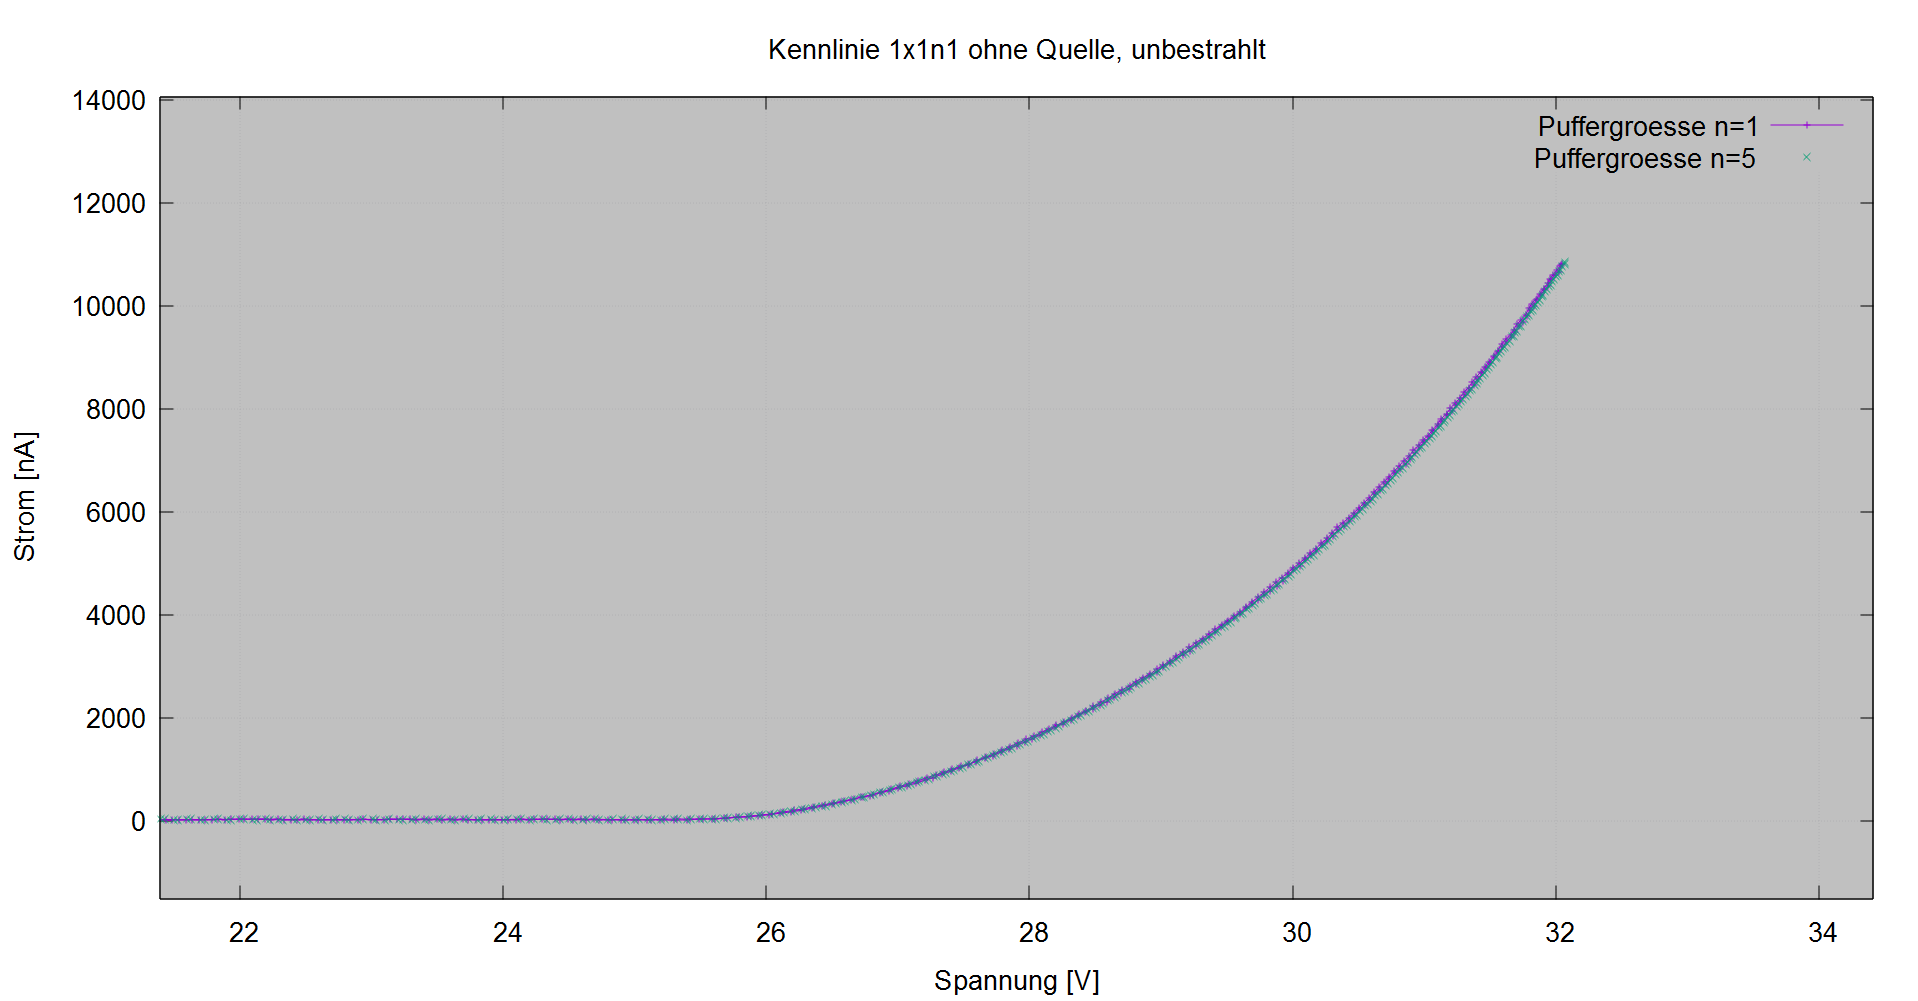

Write gnuplot code to recreate this figure.
set object 1 rectangle from graph 0, graph 0 to graph 1, graph 1 behind fc rgbcolor "grey" fs noborder

set terminal qt enhanced font "Arial, 20"

set grid

#set logscale y

set title "Kennlinie 1x1n1 ohne Quelle, unbestrahlt"
set ylabel "Strom [nA]"
set xlabel "Spannung [V]"



plot \
	"iu_curve_ket_1x1_wos_loop1_n1.txt" using 2:3 title "Puffergroesse n=1" with lp, \
	"iu_curve_ket_1x1_wos_loop1_n5.txt" using 2:3 title "Puffergroesse n=5" 
